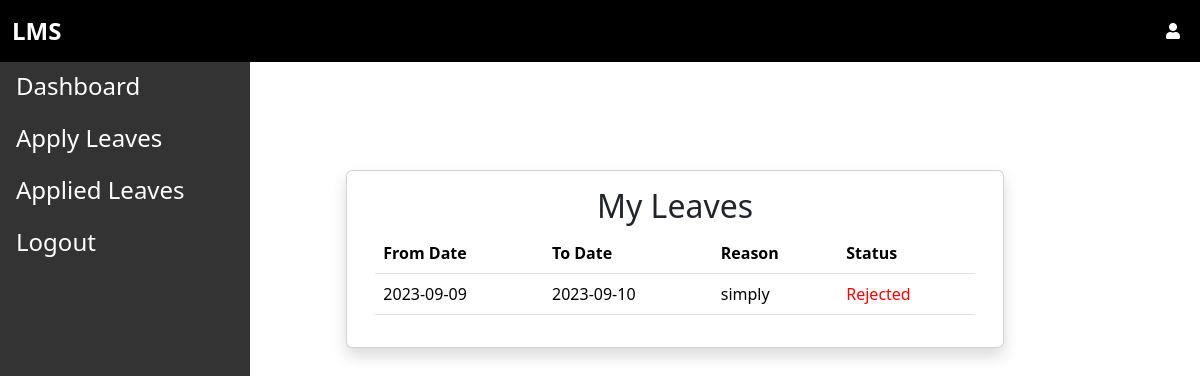
Page /applied_leave (signed in) on the committed database.
### models.py (models this page shows, shortened)
class LeaveApplication(db.Model):
    id = db.Column(db.Integer, primary_key=True)
    date_from = db.Column(db.Date, nullable=False)
    date_to = db.Column(db.Date, nullable=False)
    reason = db.Column(db.String(255), nullable=False)
    status = db.Column(db.String(20), default='Pending')
    user_id = db.Column(db.Integer, db.ForeignKey('user.id'), nullable=False)
    user = db.relationship('User', backref=db.backref('leave_applications', lazy=True))
    __table_args__ = (
        CheckConstraint(status.in_(['Approved', 'pending', 'Rejected']), name='valid_status_check'),
    )

### main.py (the view)
@main.route('/applied_leave')
@login_required
def list_leave():
    user_leaves = current_user.leave_applications
    return render_template('applied_leaves.html', leaves=user_leaves)

### __init__.py (called while the page is built)
def create_app():
    app = Flask(__name__)
    app.config['SECRET_KEY'] = 'efvgvbdejsb'
    app.config['SQLALCHEMY_DATABASE_URI'] = 'sqlite:////home/panda/Documents/learning_flask/flask_leave_management_system/db.sqlite'
    db.init_app(app)
    login_manager = LoginManager()
    login_manager.login_view = 'auth.login'
    login_manager.init_app(app)
    from .models import User
    @login_manager.user_loader
    def load_user(user_id):
        return User.query.get(int(user_id))
    from .main import main as main_blueprint
    app.register_blueprint(main_blueprint)
    from .auth import auth as auth_blueprint
    app.register_blueprint(auth_blueprint)
    return app

### templates/applied_leaves.html (shortened to what this page needs)
{% extends "employee_base.html" %}  {% block content %}
<div class="container d-flex justify-content-center align-items-center">
  <div class="col-md-8">
    <div class="card shadow">
      <div class="card-body">
        <div class="container">
          <center><h2>My Leaves</h2></center>
          <table class="table">
            <thead>
              <tr>
                <th>From Date</th>
                <th>To Date</th>
                <th>Reason</th>
                <th>Status</th>
              </tr>
            </thead>
            <tbody>
              {% for leave in leaves %}
              <tr>
                <td>{{ leave.date_from }}</td>
                <td>{{ leave.date_to }}</td>
                <td>{{ leave.reason }}</td>
                <td>
                  {% if leave.status == 'Pending' %}
                  <span style="color: red">{{ leave.status }}</span>
                  {% elif leave.status == 'Approved' %}
                  <span style="color: green">{{ leave.status }}</span>
                  {% else %}
                  <span style="color: red">{{ leave.status }}</span>
                  {% endif %}
                </td>
              </tr>
              {% endfor %}
            </tbody>
          </table>
        </div>
        {% endblock %}

### rows in the picture
LeaveApplication: date_from "2023-09-09", date_to "2023-09-10", reason "simply", status "Rejected"
